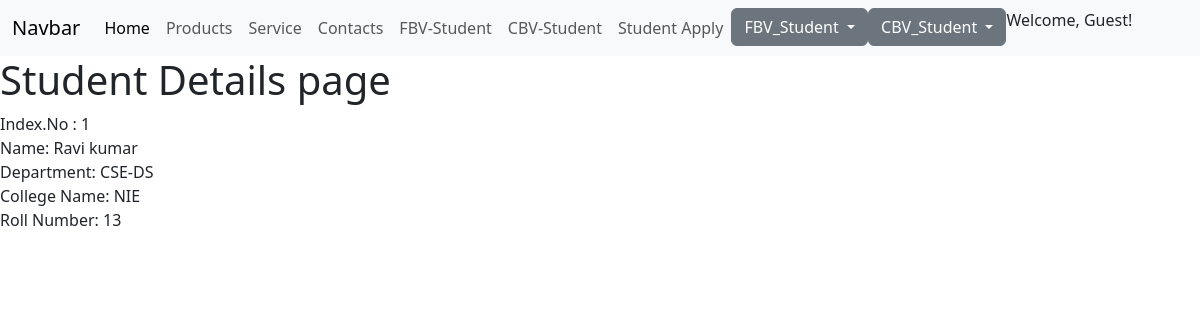
/detail/1, run on the app's committed database.
### CSE/models.py (models this page shows, shortened)
class Student(models.Model):
    name = models.CharField(max_length=50)
    department = models.CharField(max_length=30)
    college_name = models.CharField(max_length=30)
    rollnumber = models.IntegerField()

### CSE/views.py (the view)
# urls.py: path('detail/<int:id>', views.detail, name='detail'),
def detail(request, id):
	data = Student.objects.get(id = id)
	context = {'data':data}
	return render(request,'FBV/detail.html', context)

### templates/FBV/detail.html
{% extends 'basic.html' %}
{% block content %}
<h1>Student Details page</h1>
Index.No : {{ data.id }}<br>
Name: {{data.name}}<br>
Department: {{data.department}}<br>
College Name: {{data.college_name}}<br>
Roll Number: {{data.rollnumber}}<br><br>
{% endblock %}

### data on the page
Student: id "1", name "Ravi kumar", department "CSE-DS", college_name "NIE", rollnumber "13"
